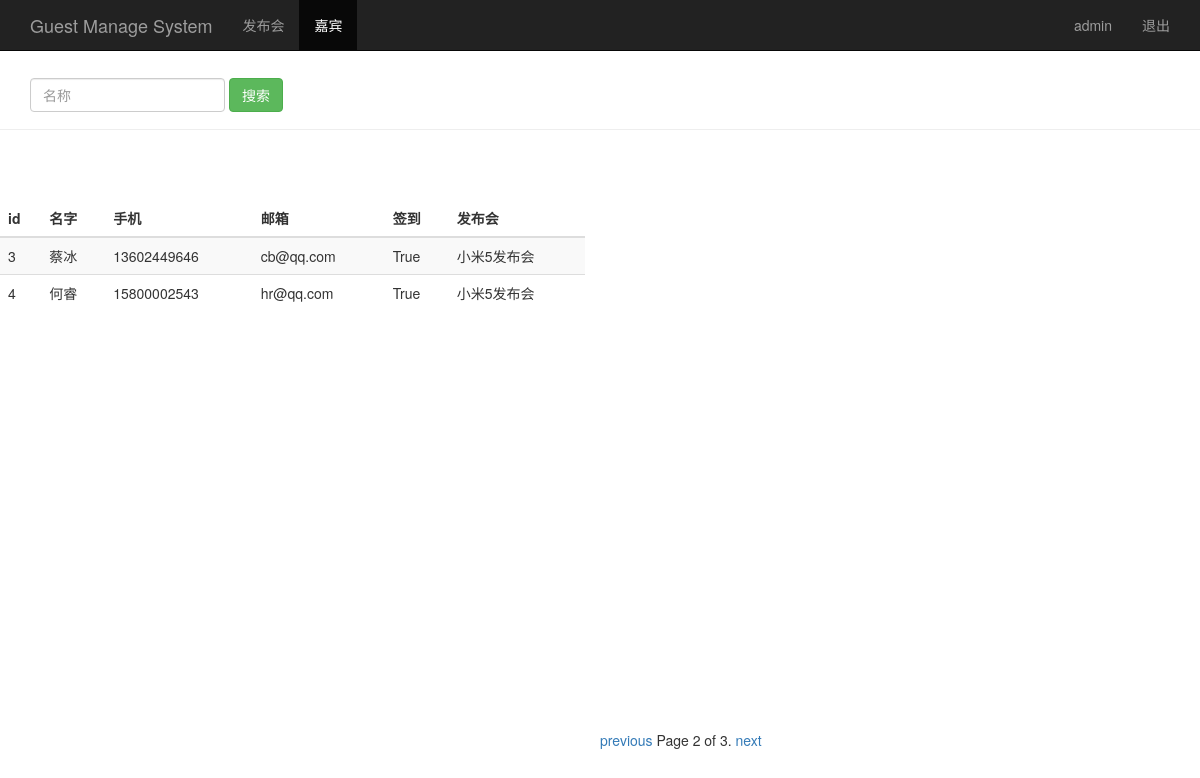
/search_guest/?page=2 (signed in), run on the app's committed database.
### sign/models.py (models this page shows, shortened)
class Guest(models.Model):
	event = models.ForeignKey(Event)
	realname = models.CharField(max_length = 64)
	phone = models.CharField(max_length = 16)
	email = models.EmailField()
	sign = models.BooleanField()
	create_time = models.DateTimeField(auto_now = True)
	class Meta:
		unique_together = ('event', 'phone')

class Event(models.Model):
	name = models.CharField(max_length = 100)
	limit = models.IntegerField()
	status = models.BooleanField()
	address = models.CharField(max_length = 200)
	start_time = models.DateTimeField('events time')
	create_time = models.DateTimeField(auto_now = True)
	def __str__(self):
		return self.name

### sign/views.py (the view)
# urls.py: url(r'^search_guest/$', views.search_guest),
@login_required
def search_guest(request):
	username = request.session.get('user', '')
	search_name = request.GET.get('name', '')
	guests_list = Guest.objects.filter(realname__contains = search_name)
	paginator = Paginator(guests_list, 2)
	page = request.GET.get('page')
	try:
		contacts = paginator.page(page)
	except PageNotAnInteger:
		contacts = paginator.page(1)
	except EmptyPage:
		contacts = paginator.page(paginator.num_pages)
	return render(request, 'guest_manage.html', {'user':username, 'guests':contacts})

### sign/templates/guest_manage.html (shortened to what this page needs)
<!DOCTYPE html>
<html lang="zh-CN">
	<head>
		{% load bootstrap3 %}
		{% bootstrap_css %}
	</head>
	<body role="document">
	<nav class="navbar navbar-inverse navbar-fixed-top">
      <div class="container">
        <div class="navbar-header">
          <a class="navbar-brand" href="/guest_manage/">Guest Manage System</a>
        </div>
        <div id="navbar" class="collapse navbar-collapse">
          <ul class="nav navbar-nav">
            <li><a href="/event_manage/">发布会</a></li>
            <li class="active"><a href="/guest_manage/">嘉宾</a></li>
          </ul>
          <ul class="nav navbar-nav navbar-right">
           <li><a href="#">{{user}}</a></li>
           <li><a href="/logout/">退出</a></li>
         </ul>
        </div>
      </div>
    </nav>
      <div class="page-header" style="padding-top: 30px;">
        <div id="navbar" class="navbar-collapse collapse">
          <form class="navbar-form" method="get" action="/search_guest/">
            <div class="form-group">
              <input name="name" type="text" placeholder="名称" class="form-control">
            </div>
            <button type="submit" class="btn btn-success">搜索</button>
          </form>
        </div>
      </div>
      <div class="row" style="padding-top: 50px;">
        <div class="col-md-6">
          <table class="table table-striped">
            <thead>
              <tr>
                <th>id</th>
                <th>名字</th>
                <th>手机</th>
                <th>邮箱</th>
                <th>签到</th>
                <th>发布会</th>
              </tr>
            </thead>
            <tbody>
              {% for guest in guests %}
                <tr>
                  <td>{{ guest.id }}</td>
                  <td>{{ guest.realname }}</td>
                  <td>{{ guest.phone }}</td>
                  <td>{{ guest.email }}</td>
                  <td>{{ guest.sign }}</td>
                  <td>{{ guest.event }}</td>
                </tr>
             {% endfor %}
            </tbody>
          </table>
        </div>
    <div class="pagination"  style="position: fixed;bottom: 30px; ">
      <span class="step-links">
        {% if guests.has_previous %}
          <a href="?page={{ guests.previous_page_number }}">previous</a>
        {% endif %}
          <span class="current">
            Page {{ guests.number }} of {{ guests.paginator.num_pages }}.
          </span>
        {% if guests.has_next %}
          <a href="?page={{ guests.next_page_number }}">next</a>
        {% endif %}
      </span>
    </div>
	</body>
</html>

### data on the page
Guest: id "3", realname "蔡冰", phone "13602449646", email "cb@qq.com", sign "True", event "小米5发布会"
Guest: id "4", realname "何睿", phone "15800002543", email "hr@qq.com", sign "True", event "小米5发布会"

### other printed values
{{ user }} "admin"
{{ guests.number }} "2"
{{ guests.paginator.num_pages }} "3"
